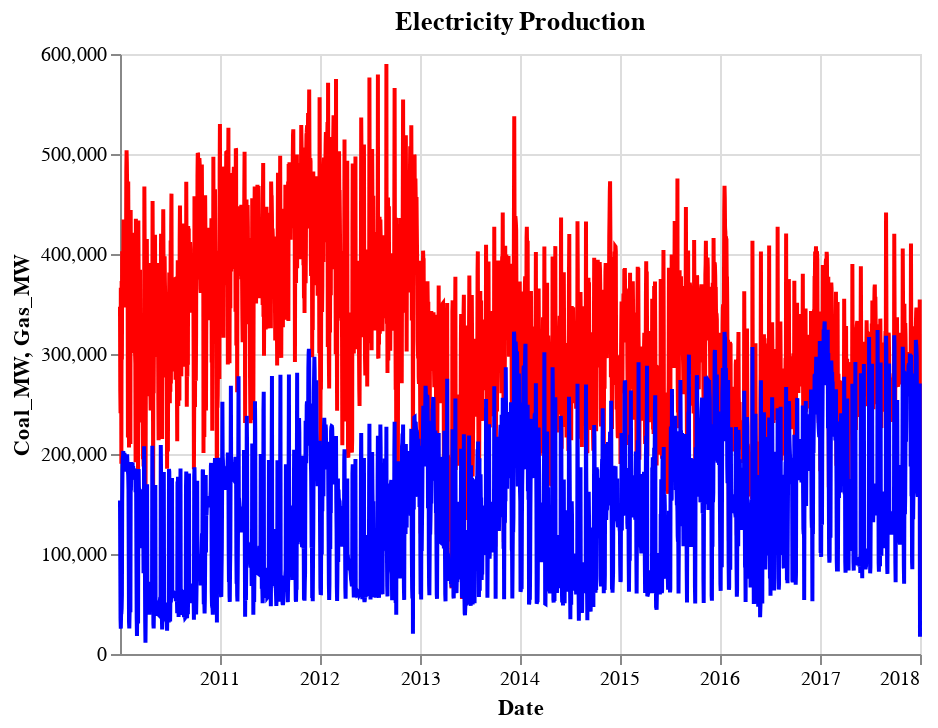

Write notebook code for a chart like this one.
### Code cell
# Customize visualizations
# https://altair-viz.github.io/user_guide/customization.html

fig1 = alt.Chart(df).mark_line(
    color='red'
).encode(
    x='Date:T',
    y='Coal_MW:Q'
)

fig2 = alt.Chart(df).mark_line(
    color='blue'
).encode(
    x='Date:T',
    y='Gas_MW:Q'
)

alt_fig_all = fig1 + fig2

alt_fig_all.properties(
    title='Electricity Production'
)

### Figure 1 — Vega-Lite specification as saved in the notebook (floating-point values rounded to 4 significant figures; data arrays with more than 128 entries replaced by an {"elided": "..."} marker saying what was removed)
{"config": {"view": {"continuousWidth": 400, "continuousHeight": 300}}, "layer": [{"mark": {"type": "line", "color": "red"}, "encoding": {"x": {"field": "Date", "type": "temporal"}, "y": {"field": "Coal_MW", "type": "quantitative"}}}, {"mark": {"type": "line", "color": "blue"}, "encoding": {"x": {"field": "Date", "type": "temporal"}, "y": {"field": "Gas_MW", "type": "quantitative"}}}], "data": {"name": "data-f6b4e2fdb295bfa35a11ce1dc4fa98e5"}, "title": "Electricity Production", "$schema": "https://vega.github.io/schema/vega-lite/v4.17.0.json", "datasets": {"data-f6b4e2fdb295bfa35a11ce1dc4fa98e5": {"elided": "2922 records"}}}
